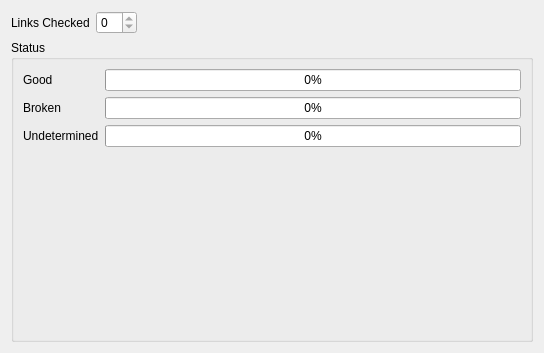
<ui version="4.0" >
 <class>StatisticsUi</class>
 <widget class="QWidget" name="StatisticsUi" >
  <property name="geometry" >
   <rect>
    <x>0</x>
    <y>0</y>
    <width>544</width>
    <height>353</height>
   </rect>
  </property>
  <property name="windowTitle" >
   <string>Form</string>
  </property>
  <layout class="QGridLayout" name="gridLayout" >
   <item row="0" column="0" >
    <layout class="QHBoxLayout" name="horizontalLayout" >
     <item>
      <widget class="QLabel" name="label" >
       <property name="text" >
        <string>Links Checked</string>
       </property>
      </widget>
     </item>
     <item>
      <widget class="QSpinBox" name="totalCheckedSpin" >
       <property name="readOnly" >
        <bool>true</bool>
       </property>
      </widget>
     </item>
     <item>
      <spacer name="horizontalSpacer" >
       <property name="orientation" >
        <enum>Qt::Horizontal</enum>
       </property>
       <property name="sizeHint" stdset="0" >
        <size>
         <width>40</width>
         <height>20</height>
        </size>
       </property>
      </spacer>
     </item>
    </layout>
   </item>
   <item row="1" column="0" >
    <widget class="QGroupBox" name="groupBox" >
     <property name="title" >
      <string>Status</string>
     </property>
     <layout class="QFormLayout" name="formLayout" >
      <item row="0" column="0" >
       <widget class="QLabel" name="label_2" >
        <property name="text" >
         <string>Good</string>
        </property>
       </widget>
      </item>
      <item row="0" column="1" >
       <widget class="QProgressBar" name="goodProgressBar" >
        <property name="value" >
         <number>0</number>
        </property>
       </widget>
      </item>
      <item row="1" column="0" >
       <widget class="QLabel" name="label_3" >
        <property name="text" >
         <string>Broken</string>
        </property>
       </widget>
      </item>
      <item row="1" column="1" >
       <widget class="QProgressBar" name="brokenProgressBar" >
        <property name="value" >
         <number>0</number>
        </property>
       </widget>
      </item>
      <item row="2" column="0" >
       <widget class="QLabel" name="label_4" >
        <property name="text" >
         <string>Undetermined</string>
        </property>
       </widget>
      </item>
      <item row="2" column="1" >
       <widget class="QProgressBar" name="undeterminedProgressBar" >
        <property name="value" >
         <number>0</number>
        </property>
       </widget>
      </item>
     </layout>
    </widget>
   </item>
  </layout>
 </widget>
 <resources/>
 <connections/>
</ui>
